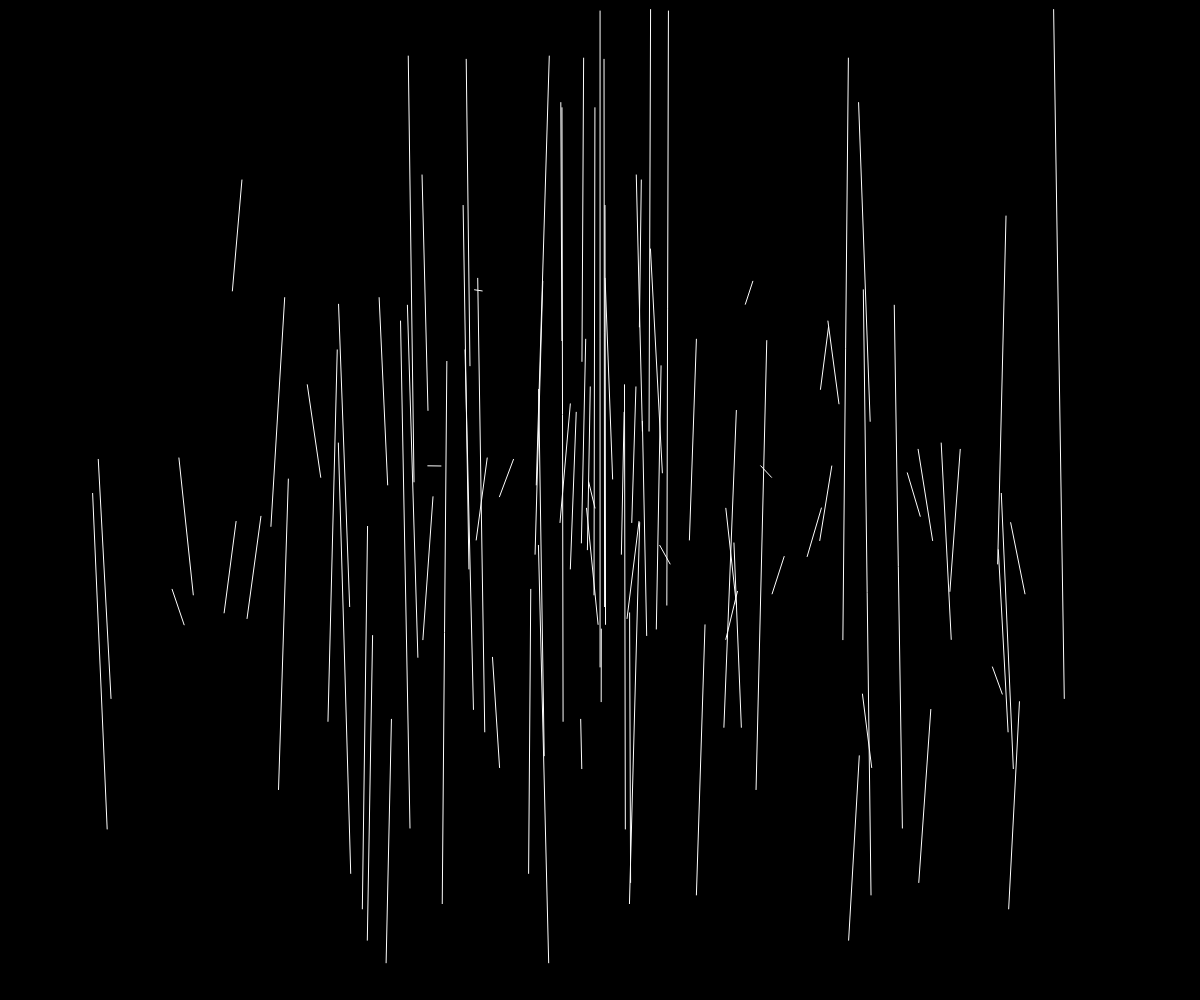
Frame 1 (no input)
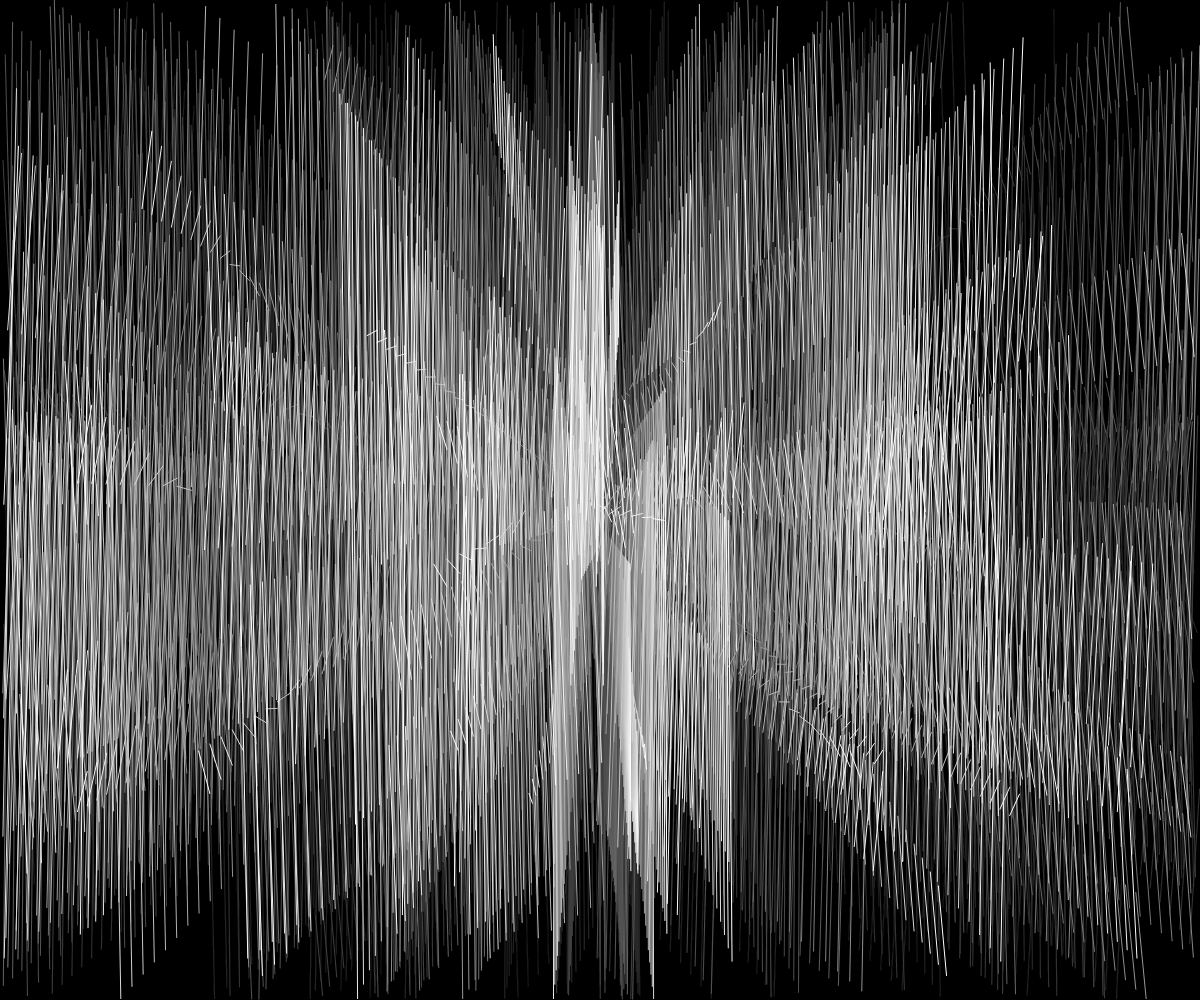
Frame 60 (no input)
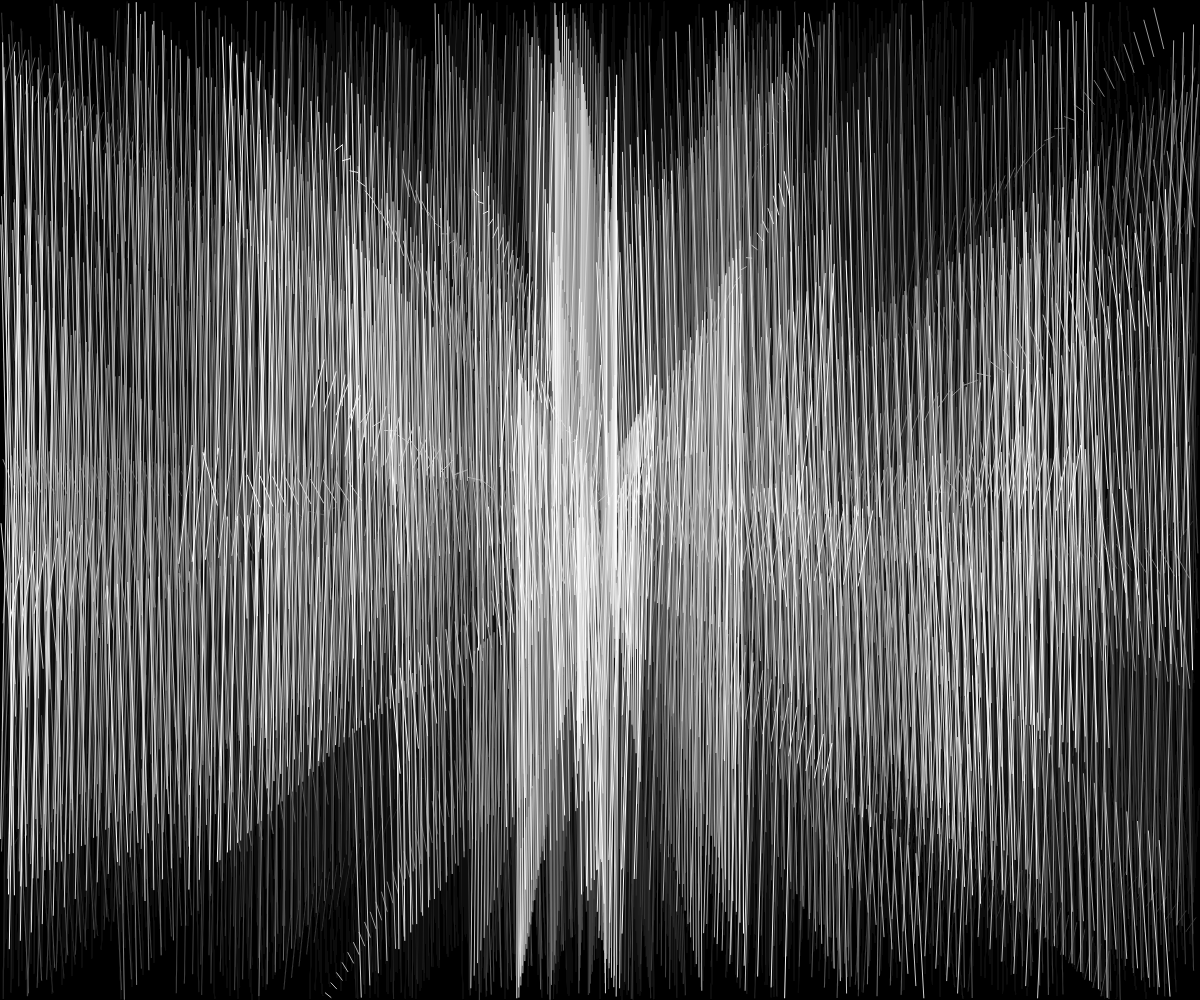
Frame 120 (the mouse pressed at the canvas centre since frame 60)

The p5.js sketch that drew these frames (run headless with seeded random() and noise() and a simulated clock; from frame 60 on, the mouse is pressed at the canvas centre):

// p5.js sketch
// ── sketch.js
let turtles = []

let stars = []

function setup() {
  createCanvas(windowWidth, windowHeight);

  // generate stars
  for (let i = 0; i < 100; i++) {
    let angle = Math.random() * TWO_PI;
    let radius = Math.random() * windowHeight / 2;
    stars.push({
      x: windowWidth / 2 + radius * cos(angle),
      y: windowHeight / 2 + radius * sin(angle),
      speed: Math.random() * 5 + 10,
      angle: angle
    });
  }
  background(0);
}

function drawSpace() {
  stroke(255);
  for (let i = 0; i < stars.length - 1; i++) {
    line(stars[i].x, stars[i].y, stars[i].x - (stars[i].speed * cos(stars[i].angle)), stars[i + 1].y);
  }
}

function draw() {
  background(0, 10);

  for (let i = stars.length - 1; i >= 0; i--) {
    let s = stars[i];
    let moveStep = s.speed;
    s.x += moveStep * cos(s.angle);
    s.y += moveStep * sin(s.angle);

    // Reset star position if it moves beyond the screen
    if (s.x < 0 || s.x > windowWidth || s.y < 0 || s.y > windowHeight) {
      let angle = Math.random() * TWO_PI;
      s.x = windowWidth / 2 + 10 * cos(angle);
      s.y = windowHeight / 2 + 10 * sin(angle);
      s.angle = angle;
    }
  }

  drawSpace();
}
